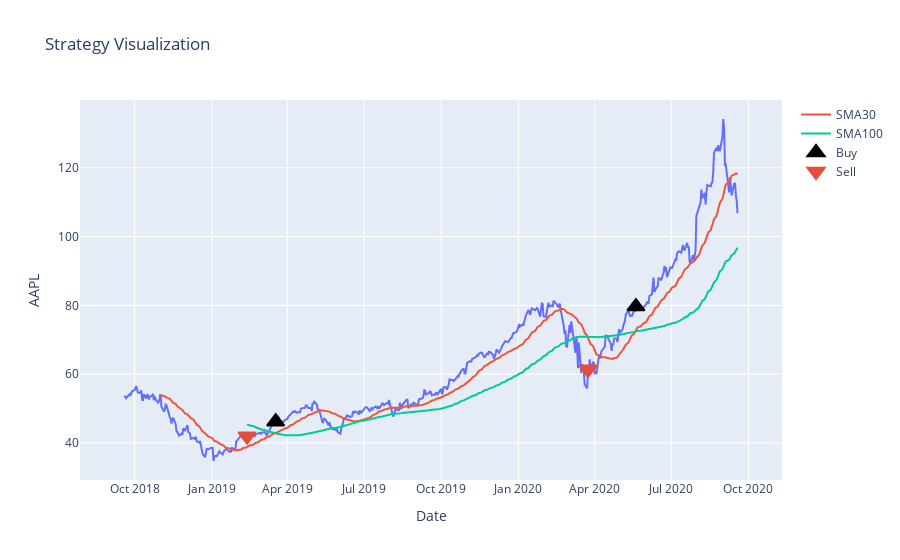

Notebook code cell kept with this figure:
### Markdown cell above
## Visualize the data and the strategy

### Code cell
import plotly.graph_objects as go

fig = px.line(data, y="AAPL", title='Strategy Visualization', labels = {'index':'Date'})
fig.add_scatter(x=data.index,y=data['SMA'+str(window1)], mode='lines',name='SMA'+str(window1))
fig.add_scatter(x=data.index,y=data['SMA'+str(window2)], mode='lines',name='SMA'+str(window2))

fig.add_trace(go.Scatter(mode="markers", x=data.index, y=data.BuySignalPrice, marker_symbol='triangle-up',
                           marker_line_color="#000000", marker_color="#000000", 
                           marker_line_width=2, marker_size=15, name='Buy'))

fig.add_trace(go.Scatter(mode="markers", x=data.index, y=data.SellSignalPrice, marker_symbol='triangle-down',
                           marker_line_color="#E74C3C", marker_color="#E74C3C", 
                           marker_line_width=2, marker_size=15, name='Sell'))


# fig.add_scatter(x=data.index,y=data['BuySignalPrice'], mode= 'markers',name='Buy',marker_line_color="midnightblue")

### Figure 1 — Plotly figure (JSON) as saved in the notebook; plotly's stock layout.template omitted (floating-point values rounded to 4 significant figures; data arrays with more than 128 entries replaced by an {"elided": "..."} marker saying what was removed)
{"data": [{"hovertemplate": "Date=%{x}<br>AAPL=%{y}<extra></extra>", "legendgroup": "", "line": {"color": "#636efa", "dash": "solid"}, "mode": "lines", "name": "", "orientation": "v", "showlegend": false, "type": "scatter", "x": {"elided": "504 str values"}, "xaxis": "x", "y": {"elided": "504 float values"}, "yaxis": "y"}, {"mode": "lines", "name": "SMA30", "type": "scatter", "x": {"elided": "504 str values"}, "y": {"elided": "504 float values"}}, {"mode": "lines", "name": "SMA100", "type": "scatter", "x": {"elided": "504 str values"}, "y": {"elided": "504 float values"}}, {"marker": {"color": "#000000", "line": {"color": "#000000", "width": 2}, "size": 15, "symbol": "triangle-up"}, "mode": "markers", "name": "Buy", "type": "scatter", "x": {"elided": "504 str values"}, "y": {"elided": "504 float values"}}, {"marker": {"color": "#E74C3C", "line": {"color": "#E74C3C", "width": 2}, "size": 15, "symbol": "triangle-down"}, "mode": "markers", "name": "Sell", "type": "scatter", "x": {"elided": "504 str values"}, "y": {"elided": "504 float values"}}], "layout": {"legend": {"tracegroupgap": 0}, "title": {"text": "Strategy Visualization"}, "xaxis": {"anchor": "y", "domain": [0, 1], "title": {"text": "Date"}}, "yaxis": {"anchor": "x", "domain": [0, 1], "title": {"text": "AAPL"}}}}
